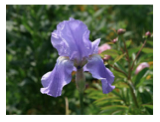
#> input picture MP Assignment/demo.png, 160 x 122 px
$ python 3.py
#> lines starting #> are read from the running program, lines starting #| are printed output that depends on the picture
import numpy as np
import cv2
from matplotlib import pyplot as plt

#reading the image
img = cv2.imread("demo.png")
#> img is the input picture: shape (122, 160, 3); mean B, G, R 99, 115.4, 104.7

#converting from bgr to L*a*b*
hs = cv2.cvtColor(img, cv2.COLOR_BGR2Lab)
#> hs: shape (122, 160, 3); mean of channels 0, 1, 2 117.8, 121, 136.7

#splitting the colorspace to individual channels
L,a,b = cv2.split(hs)
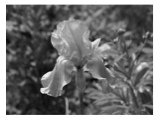
#> L: shape (122, 160); min 8, max 255, mean 117.8
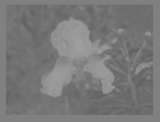
#> a: shape (122, 160); min 96, max 161, mean 121
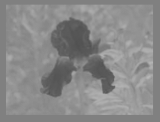
#> b: shape (122, 160); min 81, max 183, mean 136.7

#plotting the images through matplotlib
result = plt.figure()
plt.subplot(221)
plt.imshow(cv2.cvtColor(img, cv2.COLOR_BGR2RGB))
plt.title('Original Image')
plt.subplot(222)
plt.imshow(L, cmap=plt.cm.gray)
plt.title('L')
plt.subplot(223)
#plt.imshow(a, cmap=plt.cm.gray)
plt.imshow(a)
plt.title('a*')
plt.subplot(224)
#plt.imshow(b, cmap=plt.cm.gray)
plt.imshow(b)
plt.title('b*')
plt.show()
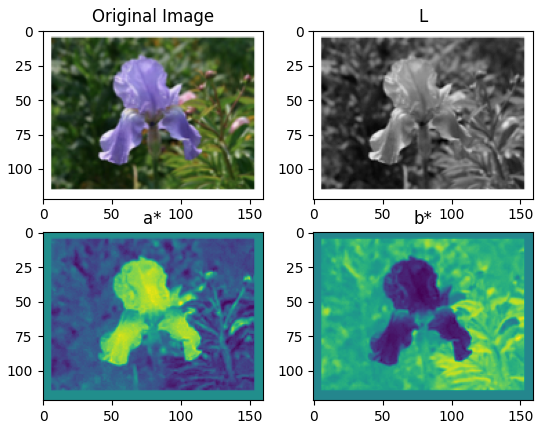
#> figure drawn by matplotlib, 4 panels

cv2.waitKey(0)
cv2.destroyAllWindows()
